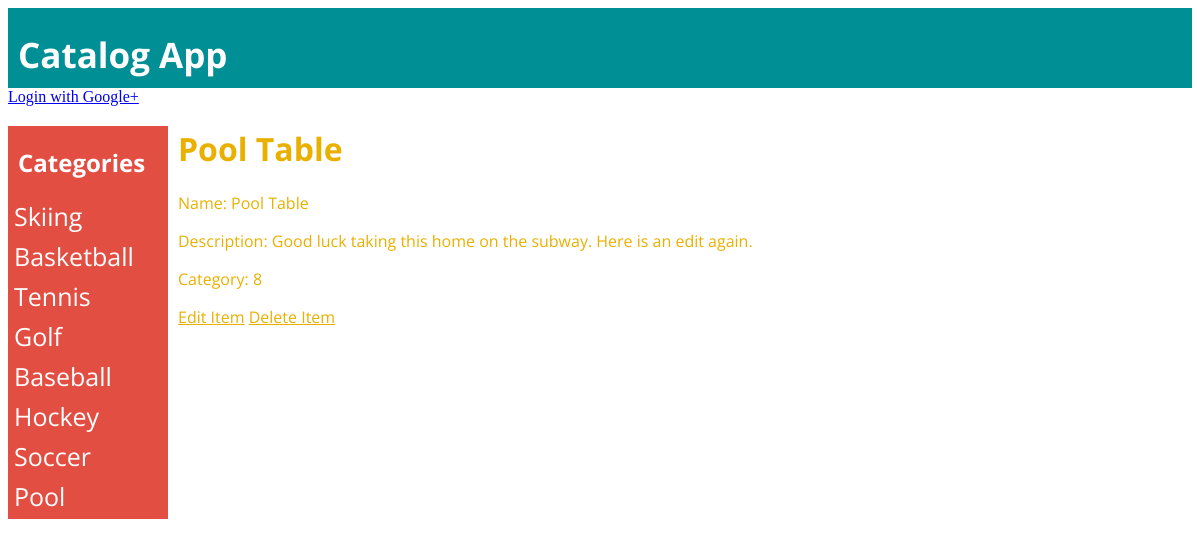
/categories/8/items/24/, run on the app's committed database.
### database_setup.py (models this page shows, shortened)
class Category(Base):
    __tablename__ = 'category'
    id = Column(Integer,primary_key=True)
    name = Column(String(250), nullable = False)

class Item(Base):
    __tablename__ = 'item'
    id = Column(Integer,primary_key=True)
    name = Column(String(250), nullable = False)
    description = Column(String(2000), nullable=False)
    user_id = Column(Integer, ForeignKey('user.id'))
    user = relationship(User)
    category_id = Column(Integer, ForeignKey('category.id'))
    category = relationship(Category)
    created_date = Column(DateTime, default=datetime.datetime.utcnow)

### catalog.py (the view)
@app.route('/categories/<int:category>/items/<int:item>/')
def showItem(category, item):
    categories = session.query(Category).all()
    itemToShow = session.query(Item).filter_by(id=item).first()
    itemCategory = session.query(Category).filter_by(id=category).first()
    return render_template(
        "item.html",
        category=itemCategory,
        item=itemToShow,
        categories=categories,
        login_session=login_session)

### templates/item.html (shortened to what this page needs)
{% extends "layout.html" %}
{% block main %}
  <h1>{{item.name}}</h1>
  <div>
    <p>Name: {{item.name}}</p>
    <p>Description: {{item.description}}</p>
    <p>Category: {{item.category_id}}</p>
    <a href="{{url_for('editItem',category=item.category_id,item=item.id)}}">Edit Item</a>
    <a href="{{url_for('deleteItem',category=item.category_id,item=item.id)}}">Delete Item</a>
  </div>
{% endblock %}

### templates/layout.html (shortened to what this page needs)
<!doctype html>
<html>
<head>
  <link rel="stylesheet" href="{{ url_for('static', filename='css/style.css') }}">
</head>
<body>
  <div class="topbar">
    <h1>Catalog App</h1>
  </div>
  {% if 'username' not in login_session: %}
  <a href="{{url_for('showLogin')}}" id="signin">
      Login with Google+
  </a>
  {% else: %}
  <a href="{{url_for('gdisconnect')}}" id="signout>">
      Logout
  </a>
  {% endif %}
  <div class="sidenav">
    <h2>Categories</h2>
    {% for j in categories %}
    <a href="{{url_for('showItems',category = j.id)}}">{{j.name}}</a>
    {% endfor %}
  </div>
  <div class="main">
  {% block main %}
  {% endblock %}
  </div>
</body>
</html>

### static/css/style.css (style rules this page uses)
.topbar { background-color: #008F95; overflow: hidden; color: white; height: 80px; padding-left: 10px; }
.topbar h1 { font-size: 35px; vertical-align: middle; font-family: 'Open Sans', sans-serif; }
.sidenav { width: 160px; position: fixed; z-index: 1; margin-top: 20px; background-color: #E24E42; overflow-x: hidden; padding-top: 0px; }
.sidenav a { padding: 0px 8px 6px 6px; text-decoration: none; font-size: 25px; color: white; display: block; font-family: 'Open Sans', sans-serif; }
.sidenav h2 { color: white; padding-left: 10px; padding-top: 0px; font-family: 'Open Sans', sans-serif; }
.main { margin-left: 160px; margin-top: 20px; padding: 0px 10px; color: #E9B000; font-family: 'Open Sans', sans-serif; }
.main a { color: #E9B000; }

### data on the page
Category: name "Skiing"
Category: name "Basketball"
Category: name "Tennis"
Category: name "Golf"
Category: name "Baseball"
Category: name "Hockey"
Category: name "Soccer"
Category: name "Pool"
Item: name "Pool Table", description "Good luck taking this home on the subway. Here is an edit again.", category_id "8"
